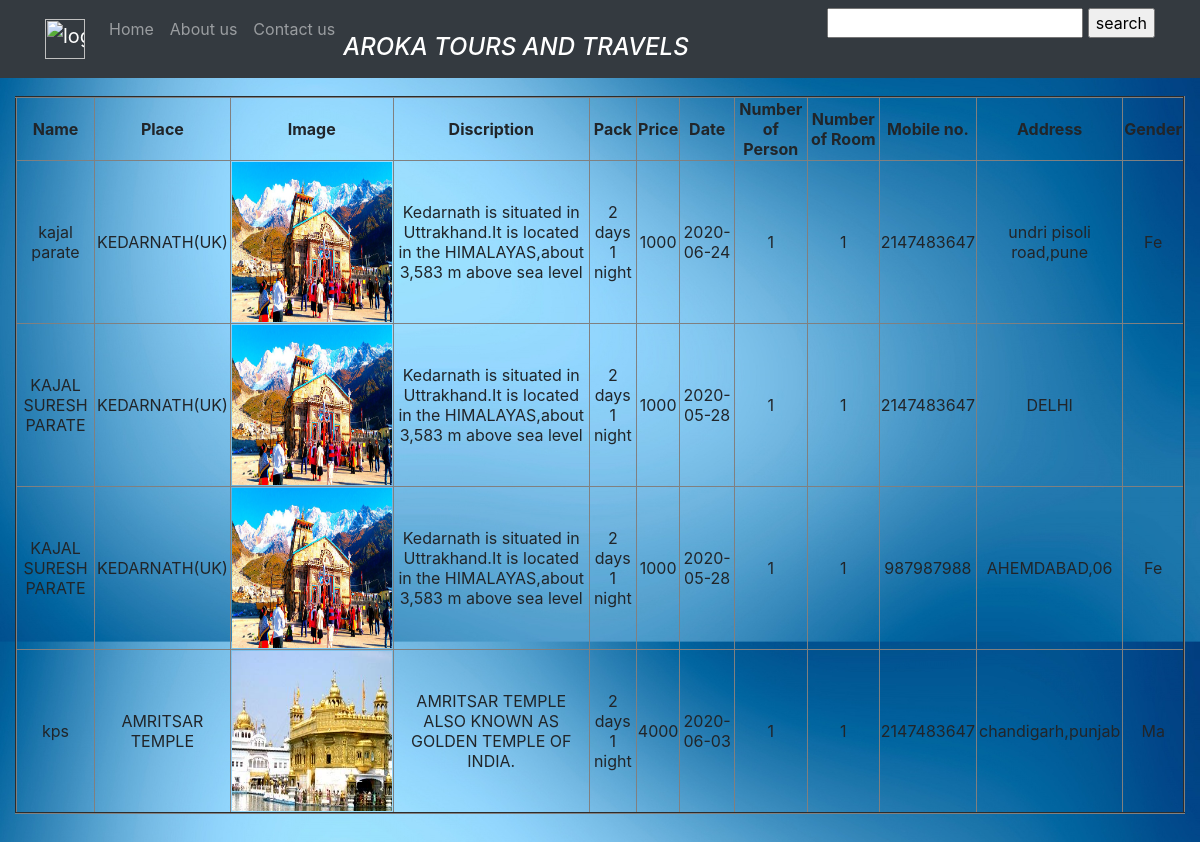
Screenshot of /customerstemp.php with the database file from the repository.
### tables this page shows
CREATE TABLE `bookingstemp` (
  `id` int(5) NOT NULL,
  `usr_id` int(7) NOT NULL,
  `placeid` int(10) NOT NULL,
  `arvPlace` varchar(10) NOT NULL,
  `date` date NOT NULL,
  `noOfPerson` int(11) NOT NULL,
  `noOfChild` int(11) NOT NULL,
  `name` varchar(30) NOT NULL,
  `mno` int(10) NOT NULL,
  `address` varchar(50) NOT NULL,
  `gender` varchar(2) NOT NULL,
  `noRoom` int(11) NOT NULL
);

CREATE TABLE `addtemp` (
  `id` int(11) NOT NULL,
  `name` varchar(50) NOT NULL,
  `img` text NOT NULL,
  `disc` varchar(400) NOT NULL,
  `pack` varchar(40) NOT NULL,
  `price` int(11) NOT NULL
);

### customerstemp.php (the view, shortened to what this page needs)
<html>
<head>
  <link rel="stylesheet" href="https://maxcdn.bootstrapcdn.com/bootstrap/4.3.1/css/bootstrap.min.css">
<link rel="stylesheet" type="text/css" href="css/bookDetail.css">
</head>
<body background="img\background\bluebg.jpg" style="background-size:100%;background-position: fixed;">
<nav class="navbar navbar-expand-sm navbar-dark bg-dark fixed-top scrolling-navbar">
  <div class="container">
    <a class="navbar-brand" href="logca.html">
   <img src="https://c7.uihere.com/files/370/680/1005/login-facebook-computer-icons-button-clip-art-register-button.jpg" alt="login" style="width:40px";>
    </a>
    <div class="collapse navbar-collapse" id="navbarSupportedContent-7">
    <ul class="navbar-nav mr-auto">
      <li class="nav-item ">
        <a class="nav-link" href="homepage.php">Home</a>
      </li>
      <li class="nav-item ">
        <a class="nav-link" href="aboutus.html">About us</a>
      </li>
    <li class="nav-item">
      <a class="nav-link" href="contus.html">Contact us</a>
    </li>
    <li class="nav-item">
      <br>
      <a ><b><i><h4><font color="white">AROKA TOURS AND TRAVELS</font></h4></i></b></a>
    </li>
  </ul>
  <ul>
    <div class="md-form">
      <form action="#" method="GET">
        <input type="text" name="search">
        <input type="submit" name="Search" value="search">
      </form>
    </div>
  </ul>
  </div>
</nav>
<div class="container-fluid py-5 my-5">
  <table border=2 class="text-center">
    <tr><th>Name</th><th>Place</th><th>Image</th><th>Discription</th><th>Pack</th><th>Price</th><th>Date</th><th>Number of Person</th><th>Number of Room</th><th>Mobile no.</th><th>Address</th><th>Gender</th></tr>
    <?php
      include 'isLogintemp.php';
      $sql="SELECT * FROM bookingstemp";
      $result=$conn->query($sql);
      while ($row=$result->fetch_assoc())
      {
        $sql1="SELECT * FROM addtemp WHERE id='".$row['placeid']."'";
        $result1=$conn->query($sql1);
        while ($row1=$result1->fetch_assoc())
        {
          echo "<tr><td>".$row['name']."</td><td>".$row1['name']."</td><td><img id='img' src=".$row1['img']."></td><td>".$row1['disc']."</td><td>".$row1['pack']."</td><td>".$row1['price']."</td><td>".$row['date']."</td><td>".$row['noOfPerson']."</td><td>".$row['noRoom']."</td><td>".$row['mno']."</td><td>".$row['address']."</td><td>".$row['gender']."</td></tr>";
        }
      }
    ?>
  </table>
</div>
</body>
</html>

### css/bookDetail.css (style rules this page uses)
#img { height: 10rem; width: 10rem; }

### rows the page displays
bookingstemp: name "kajal parate", date "2020-06-24", noOfPerson "1", noRoom "1", mno "2147483647", address "undri pisoli road,pune", gender "Fe"
addtemp: name "KEDARNATH(UK)", img (picture), disc "Kedarnath is situated in Uttrakhand.It is located in the HIMALAYAS,about 3,583 m above sea level", pack "2 days 1 night", price "1000"
bookingstemp: name "KAJAL SURESH PARATE", date "2020-05-28", noOfPerson "1", noRoom "1", mno "2147483647", address "DELHI"
bookingstemp: name "KAJAL SURESH PARATE", date "2020-05-28", noOfPerson "1", noRoom "1", mno "987987988", address "AHEMDABAD,06", gender "Fe"
bookingstemp: name "kps", date "2020-06-03", noOfPerson "1", noRoom "1", mno "2147483647", address "chandigarh,punjab", gender "Ma"
addtemp: name "AMRITSAR TEMPLE", img (picture), disc "AMRITSAR TEMPLE ALSO KNOWN AS GOLDEN TEMPLE OF INDIA.", pack "2 days 1 night", price "4000"
